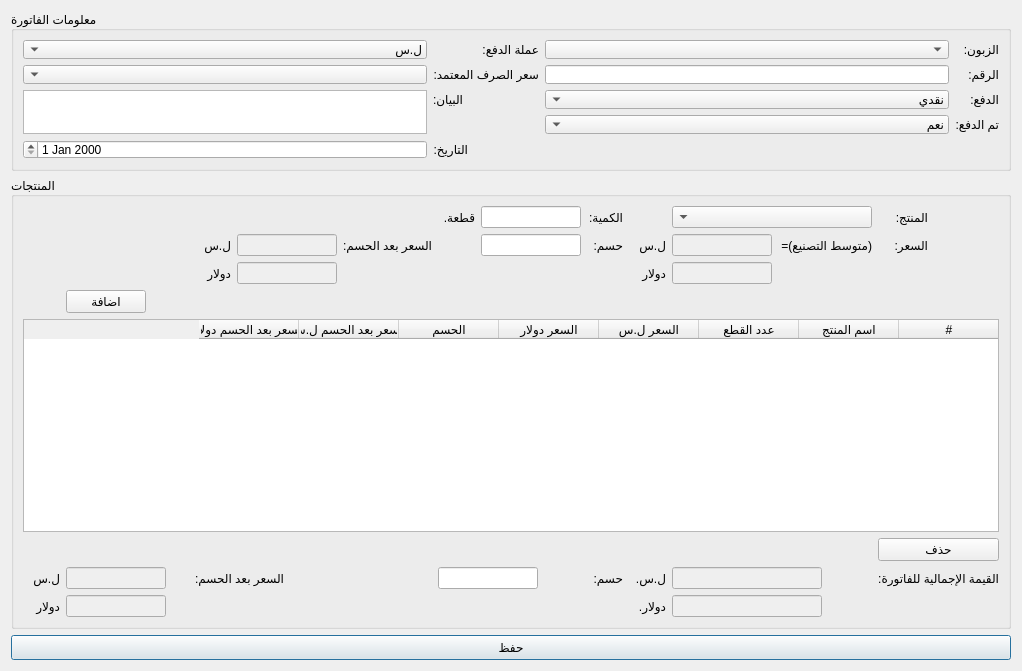
<?xml version="1.0" encoding="UTF-8"?>
<ui version="4.0">
 <class>NewGiftInvoice</class>
 <widget class="QDialog" name="NewGiftInvoice">
  <property name="geometry">
   <rect>
    <x>0</x>
    <y>0</y>
    <width>1022</width>
    <height>671</height>
   </rect>
  </property>
  <property name="windowTitle">
   <string>فاتورة هدايا</string>
  </property>
  <property name="windowIcon">
   <iconset>
    <normaloff>graphics/icon.xpm</normaloff>graphics/icon.xpm</iconset>
  </property>
  <layout class="QGridLayout" name="gridLayout_3">
   <item row="2" column="0">
    <widget class="QPushButton" name="save_btn">
     <property name="minimumSize">
      <size>
       <width>0</width>
       <height>25</height>
      </size>
     </property>
     <property name="text">
      <string>حفظ</string>
     </property>
    </widget>
   </item>
   <item row="0" column="0">
    <widget class="QGroupBox" name="groupBox">
     <property name="maximumSize">
      <size>
       <width>16777215</width>
       <height>160</height>
      </size>
     </property>
     <property name="title">
      <string>معلومات الفاتورة</string>
     </property>
     <layout class="QGridLayout" name="gridLayout_2">
      <item row="4" column="5">
       <widget class="QComboBox" name="paid_combobox">
        <property name="layoutDirection">
         <enum>Qt::RightToLeft</enum>
        </property>
        <item>
         <property name="text">
          <string>نعم</string>
         </property>
        </item>
        <item>
         <property name="text">
          <string>لا</string>
         </property>
        </item>
       </widget>
      </item>
      <item row="0" column="5">
       <widget class="QComboBox" name="clients_combobox"/>
      </item>
      <item row="1" column="1">
       <widget class="QComboBox" name="exchange_combobox">
        <property name="layoutDirection">
         <enum>Qt::RightToLeft</enum>
        </property>
       </widget>
      </item>
      <item row="1" column="5">
       <widget class="QLineEdit" name="number_input"/>
      </item>
      <item row="5" column="2">
       <widget class="QLabel" name="label_12">
        <property name="maximumSize">
         <size>
          <width>35</width>
          <height>16777215</height>
         </size>
        </property>
        <property name="text">
         <string>التاريخ:</string>
        </property>
       </widget>
      </item>
      <item row="5" column="1">
       <widget class="QDateEdit" name="date_input">
        <property name="layoutDirection">
         <enum>Qt::RightToLeft</enum>
        </property>
       </widget>
      </item>
      <item row="1" column="2">
       <widget class="QLabel" name="label_4">
        <property name="text">
         <string>سعر الصرف المعتمد:</string>
        </property>
       </widget>
      </item>
      <item row="0" column="1">
       <widget class="QComboBox" name="currency_combobox">
        <property name="layoutDirection">
         <enum>Qt::RightToLeft</enum>
        </property>
        <item>
         <property name="text">
          <string>ل.س</string>
         </property>
        </item>
        <item>
         <property name="text">
          <string>دولار</string>
         </property>
        </item>
       </widget>
      </item>
      <item row="3" column="5">
       <widget class="QComboBox" name="payment_combobox">
        <property name="layoutDirection">
         <enum>Qt::RightToLeft</enum>
        </property>
        <item>
         <property name="text">
          <string>نقدي</string>
         </property>
        </item>
        <item>
         <property name="text">
          <string>مؤجل</string>
         </property>
        </item>
       </widget>
      </item>
      <item row="1" column="6">
       <widget class="QLabel" name="label_2">
        <property name="text">
         <string>الرقم:</string>
        </property>
       </widget>
      </item>
      <item row="3" column="2">
       <widget class="QLabel" name="label_5">
        <property name="maximumSize">
         <size>
          <width>30</width>
          <height>16777215</height>
         </size>
        </property>
        <property name="text">
         <string>البيان:</string>
        </property>
       </widget>
      </item>
      <item row="0" column="2">
       <widget class="QLabel" name="label_25">
        <property name="text">
         <string>عملة الدفع:</string>
        </property>
       </widget>
      </item>
      <item row="4" column="6">
       <widget class="QLabel" name="label_24">
        <property name="text">
         <string>تم الدفع:</string>
        </property>
       </widget>
      </item>
      <item row="3" column="1" rowspan="2">
       <widget class="QTextEdit" name="statement_input"/>
      </item>
      <item row="3" column="6">
       <widget class="QLabel" name="label_3">
        <property name="text">
         <string>الدفع:</string>
        </property>
       </widget>
      </item>
      <item row="0" column="6">
       <widget class="QLabel" name="label">
        <property name="text">
         <string>الزبون:</string>
        </property>
       </widget>
      </item>
     </layout>
    </widget>
   </item>
   <item row="1" column="0">
    <widget class="QGroupBox" name="groupBox_2">
     <property name="title">
      <string>المنتجات</string>
     </property>
     <layout class="QGridLayout" name="gridLayout_4">
      <item row="6" column="12">
       <widget class="QPushButton" name="delete_btn">
        <property name="text">
         <string>حذف</string>
        </property>
       </widget>
      </item>
      <item row="7" column="12">
       <widget class="QLabel" name="label_8">
        <property name="text">
         <string>القيمة الإجمالية للفاتورة:</string>
        </property>
       </widget>
      </item>
      <item row="1" column="4">
       <widget class="QLineEdit" name="price_after_discount_sp_input">
        <property name="enabled">
         <bool>false</bool>
        </property>
        <property name="sizePolicy">
         <sizepolicy hsizetype="Minimum" vsizetype="Fixed">
          <horstretch>0</horstretch>
          <verstretch>0</verstretch>
         </sizepolicy>
        </property>
        <property name="maximumSize">
         <size>
          <width>100</width>
          <height>16777215</height>
         </size>
        </property>
       </widget>
      </item>
      <item row="0" column="10" colspan="2">
       <widget class="QComboBox" name="products_combobox">
        <property name="sizePolicy">
         <sizepolicy hsizetype="Preferred" vsizetype="Fixed">
          <horstretch>0</horstretch>
          <verstretch>0</verstretch>
         </sizepolicy>
        </property>
        <property name="minimumSize">
         <size>
          <width>200</width>
          <height>0</height>
         </size>
        </property>
        <property name="layoutDirection">
         <enum>Qt::RightToLeft</enum>
        </property>
       </widget>
      </item>
      <item row="7" column="9">
       <widget class="QLabel" name="label_9">
        <property name="text">
         <string>ل.س.</string>
        </property>
       </widget>
      </item>
      <item row="2" column="10">
       <widget class="QLineEdit" name="price_usd_input">
        <property name="enabled">
         <bool>false</bool>
        </property>
        <property name="sizePolicy">
         <sizepolicy hsizetype="Minimum" vsizetype="Fixed">
          <horstretch>0</horstretch>
          <verstretch>0</verstretch>
         </sizepolicy>
        </property>
        <property name="maximumSize">
         <size>
          <width>100</width>
          <height>16777215</height>
         </size>
        </property>
       </widget>
      </item>
      <item row="7" column="10" colspan="2">
       <widget class="QLineEdit" name="result_sp_input">
        <property name="enabled">
         <bool>false</bool>
        </property>
        <property name="maximumSize">
         <size>
          <width>150</width>
          <height>16777215</height>
         </size>
        </property>
       </widget>
      </item>
      <item row="8" column="10" colspan="2">
       <widget class="QLineEdit" name="result_usd_input">
        <property name="enabled">
         <bool>false</bool>
        </property>
        <property name="maximumSize">
         <size>
          <width>150</width>
          <height>16777215</height>
         </size>
        </property>
       </widget>
      </item>
      <item row="1" column="7">
       <widget class="QLineEdit" name="discount_input">
        <property name="sizePolicy">
         <sizepolicy hsizetype="Minimum" vsizetype="Fixed">
          <horstretch>0</horstretch>
          <verstretch>0</verstretch>
         </sizepolicy>
        </property>
        <property name="maximumSize">
         <size>
          <width>100</width>
          <height>16777215</height>
         </size>
        </property>
       </widget>
      </item>
      <item row="1" column="5">
       <widget class="QLabel" name="label_17">
        <property name="maximumSize">
         <size>
          <width>90</width>
          <height>16777215</height>
         </size>
        </property>
        <property name="text">
         <string>السعر بعد الحسم:</string>
        </property>
       </widget>
      </item>
      <item row="5" column="0" colspan="13">
       <widget class="QTableWidget" name="items_table">
        <property name="maximumSize">
         <size>
          <width>16777215</width>
          <height>500</height>
         </size>
        </property>
        <property name="layoutDirection">
         <enum>Qt::RightToLeft</enum>
        </property>
        <column>
         <property name="text">
          <string>#</string>
         </property>
         <property name="font">
          <font>
           <kerning>true</kerning>
          </font>
         </property>
        </column>
        <column>
         <property name="text">
          <string>اسم المنتج</string>
         </property>
        </column>
        <column>
         <property name="text">
          <string>عدد القطع</string>
         </property>
        </column>
        <column>
         <property name="text">
          <string>السعر ل.س</string>
         </property>
        </column>
        <column>
         <property name="text">
          <string>السعر دولار</string>
         </property>
        </column>
        <column>
         <property name="text">
          <string>الحسم</string>
         </property>
        </column>
        <column>
         <property name="text">
          <string>السعر بعد الحسم ل.س</string>
         </property>
        </column>
        <column>
         <property name="text">
          <string>السعر بعد الحسم دولار</string>
         </property>
        </column>
       </widget>
      </item>
      <item row="8" column="9">
       <widget class="QLabel" name="label_10">
        <property name="text">
         <string>دولار.</string>
        </property>
       </widget>
      </item>
      <item row="0" column="8">
       <widget class="QLabel" name="label_7">
        <property name="maximumSize">
         <size>
          <width>40</width>
          <height>16777215</height>
         </size>
        </property>
        <property name="text">
         <string>الكمية:</string>
        </property>
       </widget>
      </item>
      <item row="0" column="7">
       <widget class="QLineEdit" name="quantity_input">
        <property name="sizePolicy">
         <sizepolicy hsizetype="Minimum" vsizetype="Fixed">
          <horstretch>0</horstretch>
          <verstretch>0</verstretch>
         </sizepolicy>
        </property>
        <property name="maximumSize">
         <size>
          <width>100</width>
          <height>16777215</height>
         </size>
        </property>
       </widget>
      </item>
      <item row="1" column="8">
       <widget class="QLabel" name="label_16">
        <property name="maximumSize">
         <size>
          <width>40</width>
          <height>16777215</height>
         </size>
        </property>
        <property name="text">
         <string>حسم:</string>
        </property>
       </widget>
      </item>
      <item row="8" column="0">
       <widget class="QLabel" name="label_22">
        <property name="maximumSize">
         <size>
          <width>50</width>
          <height>16777215</height>
         </size>
        </property>
        <property name="text">
         <string>دولار</string>
        </property>
       </widget>
      </item>
      <item row="1" column="9">
       <widget class="QLabel" name="label_14">
        <property name="maximumSize">
         <size>
          <width>50</width>
          <height>16777215</height>
         </size>
        </property>
        <property name="text">
         <string>ل.س</string>
        </property>
       </widget>
      </item>
      <item row="2" column="4">
       <widget class="QLineEdit" name="price_after_discount_usd_input">
        <property name="enabled">
         <bool>false</bool>
        </property>
        <property name="sizePolicy">
         <sizepolicy hsizetype="Minimum" vsizetype="Fixed">
          <horstretch>0</horstretch>
          <verstretch>0</verstretch>
         </sizepolicy>
        </property>
        <property name="maximumSize">
         <size>
          <width>100</width>
          <height>16777215</height>
         </size>
        </property>
       </widget>
      </item>
      <item row="0" column="6">
       <widget class="QLabel" name="label_11">
        <property name="text">
         <string>قطعة.</string>
        </property>
       </widget>
      </item>
      <item row="2" column="3">
       <widget class="QLabel" name="label_19">
        <property name="maximumSize">
         <size>
          <width>50</width>
          <height>16777215</height>
         </size>
        </property>
        <property name="text">
         <string>دولار</string>
        </property>
       </widget>
      </item>
      <item row="1" column="3">
       <widget class="QLabel" name="label_18">
        <property name="maximumSize">
         <size>
          <width>50</width>
          <height>16777215</height>
         </size>
        </property>
        <property name="text">
         <string>ل.س</string>
        </property>
       </widget>
      </item>
      <item row="7" column="3" colspan="3">
       <widget class="QLabel" name="label_20">
        <property name="maximumSize">
         <size>
          <width>90</width>
          <height>16777215</height>
         </size>
        </property>
        <property name="text">
         <string>السعر بعد الحسم:</string>
        </property>
       </widget>
      </item>
      <item row="7" column="1" colspan="2">
       <widget class="QLineEdit" name="result_after_discount_sp_input">
        <property name="enabled">
         <bool>false</bool>
        </property>
        <property name="sizePolicy">
         <sizepolicy hsizetype="Minimum" vsizetype="Fixed">
          <horstretch>0</horstretch>
          <verstretch>0</verstretch>
         </sizepolicy>
        </property>
        <property name="maximumSize">
         <size>
          <width>100</width>
          <height>16777215</height>
         </size>
        </property>
       </widget>
      </item>
      <item row="7" column="8">
       <widget class="QLabel" name="label_23">
        <property name="maximumSize">
         <size>
          <width>40</width>
          <height>16777215</height>
         </size>
        </property>
        <property name="text">
         <string>حسم:</string>
        </property>
       </widget>
      </item>
      <item row="1" column="10">
       <widget class="QLineEdit" name="price_sp_input">
        <property name="enabled">
         <bool>false</bool>
        </property>
        <property name="sizePolicy">
         <sizepolicy hsizetype="Minimum" vsizetype="Fixed">
          <horstretch>0</horstretch>
          <verstretch>0</verstretch>
         </sizepolicy>
        </property>
        <property name="maximumSize">
         <size>
          <width>100</width>
          <height>16777215</height>
         </size>
        </property>
       </widget>
      </item>
      <item row="3" column="1">
       <widget class="QPushButton" name="add_btn">
        <property name="text">
         <string>اضافة</string>
        </property>
       </widget>
      </item>
      <item row="8" column="1" colspan="2">
       <widget class="QLineEdit" name="result_after_discount_usd_input">
        <property name="enabled">
         <bool>false</bool>
        </property>
        <property name="sizePolicy">
         <sizepolicy hsizetype="Minimum" vsizetype="Fixed">
          <horstretch>0</horstretch>
          <verstretch>0</verstretch>
         </sizepolicy>
        </property>
        <property name="maximumSize">
         <size>
          <width>100</width>
          <height>16777215</height>
         </size>
        </property>
       </widget>
      </item>
      <item row="2" column="9">
       <widget class="QLabel" name="label_15">
        <property name="maximumSize">
         <size>
          <width>50</width>
          <height>16777215</height>
         </size>
        </property>
        <property name="text">
         <string>دولار</string>
        </property>
       </widget>
      </item>
      <item row="7" column="0">
       <widget class="QLabel" name="label_21">
        <property name="maximumSize">
         <size>
          <width>50</width>
          <height>16777215</height>
         </size>
        </property>
        <property name="text">
         <string>ل.س</string>
        </property>
       </widget>
      </item>
      <item row="7" column="6" colspan="2">
       <widget class="QLineEdit" name="result_discount_input">
        <property name="enabled">
         <bool>true</bool>
        </property>
        <property name="sizePolicy">
         <sizepolicy hsizetype="Minimum" vsizetype="Fixed">
          <horstretch>0</horstretch>
          <verstretch>0</verstretch>
         </sizepolicy>
        </property>
        <property name="maximumSize">
         <size>
          <width>100</width>
          <height>16777215</height>
         </size>
        </property>
       </widget>
      </item>
      <item row="0" column="12">
       <widget class="QLabel" name="label_6">
        <property name="maximumSize">
         <size>
          <width>50</width>
          <height>16777215</height>
         </size>
        </property>
        <property name="text">
         <string>المنتج:</string>
        </property>
       </widget>
      </item>
      <item row="1" column="12">
       <widget class="QLabel" name="label_13">
        <property name="maximumSize">
         <size>
          <width>50</width>
          <height>16777215</height>
         </size>
        </property>
        <property name="text">
         <string>السعر:</string>
        </property>
       </widget>
      </item>
      <item row="1" column="11">
       <widget class="QLabel" name="label_26">
        <property name="text">
         <string>(متوسط التصنيع)=</string>
        </property>
       </widget>
      </item>
     </layout>
    </widget>
   </item>
  </layout>
 </widget>
 <resources/>
 <connections/>
</ui>
